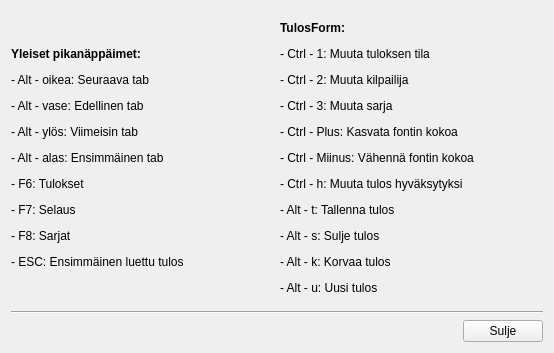
<?xml version="1.0" encoding="UTF-8"?>
<ui version="4.0">
 <class>PikanappaimetForm</class>
 <widget class="QWidget" name="PikanappaimetForm">
  <property name="geometry">
   <rect>
    <x>0</x>
    <y>0</y>
    <width>554</width>
    <height>353</height>
   </rect>
  </property>
  <property name="windowTitle">
   <string>Tulospalvelu - Pikanäppäimet - Form</string>
  </property>
  <layout class="QVBoxLayout" name="verticalLayout">
   <item>
    <layout class="QHBoxLayout" name="horizontalLayout_2">
     <item>
      <widget class="QLabel" name="label">
       <property name="text">
        <string>&lt;html&gt;&lt;head/&gt;&lt;body&gt;&lt;p&gt;&lt;span style=&quot; font-weight:600;&quot;&gt;Yleiset pikanäppäimet:&lt;/span&gt;&lt;/p&gt;&lt;p&gt;- Alt - oikea: Seuraava tab&lt;/p&gt;&lt;p&gt;- Alt - vase: Edellinen tab&lt;/p&gt;&lt;p&gt;- Alt - ylös: Viimeisin tab&lt;/p&gt;&lt;p&gt;- Alt - alas: Ensimmäinen tab&lt;/p&gt;&lt;p&gt;- F6: Tulokset&lt;/p&gt;&lt;p&gt;- F7: Selaus&lt;/p&gt;&lt;p&gt;- F8: Sarjat&lt;/p&gt;&lt;p&gt;- ESC: Ensimmäinen luettu tulos&lt;/p&gt;&lt;/body&gt;&lt;/html&gt;</string>
       </property>
      </widget>
     </item>
     <item>
      <widget class="QLabel" name="label_2">
       <property name="text">
        <string>&lt;html&gt;&lt;head/&gt;&lt;body&gt;&lt;p&gt;&lt;span style=&quot; font-weight:600;&quot;&gt;TulosForm:&lt;/span&gt;&lt;/p&gt;&lt;p&gt;- Ctrl - 1: Muuta tuloksen tila&lt;/p&gt;&lt;p&gt;- Ctrl - 2: Muuta kilpailija&lt;/p&gt;&lt;p&gt;- Ctrl - 3: Muuta sarja&lt;/p&gt;&lt;p&gt;- Ctrl - Plus: Kasvata fontin kokoa&lt;/p&gt;&lt;p&gt;- Ctrl - Miinus: Vähennä fontin kokoa&lt;/p&gt;&lt;p&gt;- Ctrl - h: Muuta tulos hyväksytyksi&lt;/p&gt;&lt;p&gt;- Alt - t: Tallenna tulos&lt;/p&gt;&lt;p&gt;- Alt - s: Sulje tulos&lt;/p&gt;&lt;p&gt;- Alt - k: Korvaa tulos&lt;/p&gt;&lt;p&gt;- Alt - u: Uusi tulos&lt;/p&gt;&lt;/body&gt;&lt;/html&gt;</string>
       </property>
      </widget>
     </item>
    </layout>
   </item>
   <item>
    <widget class="Line" name="line">
     <property name="orientation">
      <enum>Qt::Horizontal</enum>
     </property>
    </widget>
   </item>
   <item>
    <layout class="QHBoxLayout" name="horizontalLayout">
     <item>
      <spacer name="horizontalSpacer">
       <property name="orientation">
        <enum>Qt::Horizontal</enum>
       </property>
       <property name="sizeHint" stdset="0">
        <size>
         <width>40</width>
         <height>20</height>
        </size>
       </property>
      </spacer>
     </item>
     <item>
      <widget class="QPushButton" name="closeButton">
       <property name="text">
        <string>Sulje</string>
       </property>
      </widget>
     </item>
    </layout>
   </item>
  </layout>
 </widget>
 <resources/>
 <connections>
  <connection>
   <sender>closeButton</sender>
   <signal>clicked()</signal>
   <receiver>PikanappaimetForm</receiver>
   <slot>close()</slot>
   <hints>
    <hint type="sourcelabel">
     <x>337</x>
     <y>275</y>
    </hint>
    <hint type="destinationlabel">
     <x>199</x>
     <y>149</y>
    </hint>
   </hints>
  </connection>
 </connections>
</ui>
